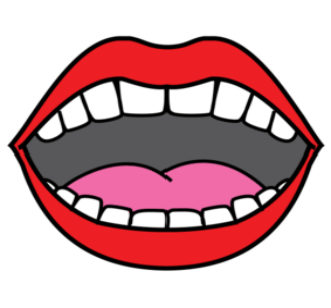
#> input picture assets/pictogramas/w_b_0.jpg, 331 x 308 px; its folder holds 2 pictures in this run
$ python trim_frames.py ../assets/pictogramas
#> lines starting #> are read from the running program, lines starting #| are printed output that depends on the picture
"""Recorta el marco negro que traen algunas fotos de bocas y las deja a 360 px de ancho.
Uso: python3 scripts/trim_frames.py assets/bocas
"""
import sys, os, numpy as np
from PIL import Image
d=sys.argv[1]; n=0
for f in sorted(os.listdir(d)):
    p=os.path.join(d,f); im=Image.open(p).convert('RGB'); a=np.asarray(im).astype(int).mean(axis=2)
#> further down, im is the input picture: PIL image 331x308 RGB; mean R, G, B 204.3, 163.5, 168.4
#> after `a = np.asarray(im).astype(int).mean(axis=2)`:
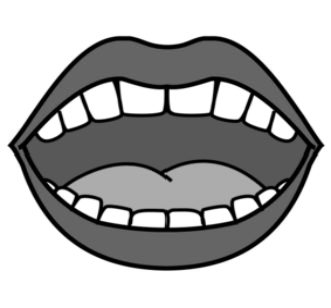
#> a: shape (308, 331) float64; min 0, max 255, mean 178.7
    t,b,l,r=0,a.shape[0],0,a.shape[1]
#> t = 0; b = 308; l = 0; r = 331
    for _ in range(14):
        ch=False
        if a[t,l:r].mean()<110: t+=1; ch=True
        if a[b-1,l:r].mean()<110: b-=1; ch=True
        if a[t:b,l].mean()<110: l+=1; ch=True
        if a[t:b,r-1].mean()<110: r-=1; ch=True
        if not ch: break
#> after the loop, b = 308; l = 0; r = 331; t = 0
    if (t,b,l,r)!=(0,a.shape[0],0,a.shape[1]):
        m=2  # shave a little extra past the frame (anti-aliasing)
        im=im.crop((l+m,t+m,r-m,b-m)); im=im.resize((360,round(im.height*360/im.width)),Image.LANCZOS)
        im.save(p,'JPEG',quality=82,optimize=True,progressive=True); n+=1
print('trimmed',n)
